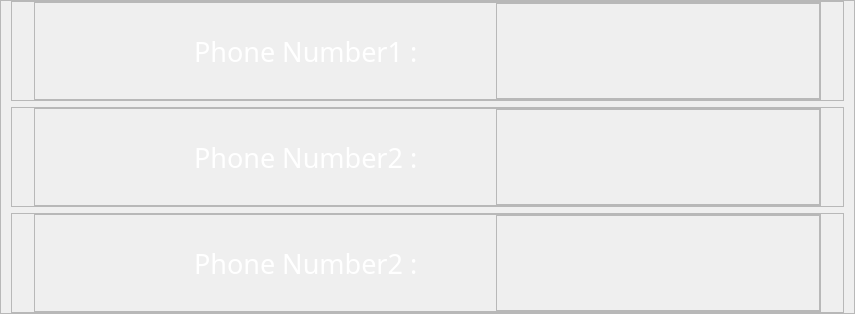
              <widget class="QFrame" name="frame_23">
               <property name="sizePolicy">
                <sizepolicy hsizetype="Expanding" vsizetype="Expanding">
                 <horstretch>11</horstretch>
                 <verstretch>6</verstretch>
                </sizepolicy>
               </property>
               <property name="minimumSize">
                <size>
                 <width>855</width>
                 <height>256</height>
                </size>
               </property>
               <property name="frameShape">
                <enum>QFrame::StyledPanel</enum>
               </property>
               <property name="frameShadow">
                <enum>QFrame::Raised</enum>
               </property>
               <layout class="QVBoxLayout" name="verticalLayout_8">
                <property name="leftMargin">
                 <number>10</number>
                </property>
                <property name="topMargin">
                 <number>0</number>
                </property>
                <property name="rightMargin">
                 <number>10</number>
                </property>
                <property name="bottomMargin">
                 <number>0</number>
                </property>
                <item>
                 <widget class="QFrame" name="frame_28">
                  <property name="sizePolicy">
                   <sizepolicy hsizetype="Expanding" vsizetype="Expanding">
                    <horstretch>1</horstretch>
                    <verstretch>1</verstretch>
                   </sizepolicy>
                  </property>
                  <property name="minimumSize">
                   <size>
                    <width>833</width>
                    <height>82</height>
                   </size>
                  </property>
                  <property name="maximumSize">
                   <size>
                    <width>16777215</width>
                    <height>100</height>
                   </size>
                  </property>
                  <property name="styleSheet">
                   <string notr="true">#frame_28{
	
	border-image: url(:/images/phptps/frame 1-01.svg);

}</string>
                  </property>
                  <property name="frameShape">
                   <enum>QFrame::StyledPanel</enum>
                  </property>
                  <property name="frameShadow">
                   <enum>QFrame::Raised</enum>
                  </property>
                  <layout class="QHBoxLayout" name="horizontalLayout_27">
                   <property name="leftMargin">
                    <number>22</number>
                   </property>
                   <property name="topMargin">
                    <number>0</number>
                   </property>
                   <property name="rightMargin">
                    <number>22</number>
                   </property>
                   <property name="bottomMargin">
                    <number>0</number>
                   </property>
                   <item>
                    <widget class="QFrame" name="frame_66">
                     <property name="sizePolicy">
                      <sizepolicy hsizetype="Expanding" vsizetype="Expanding">
                       <horstretch>1</horstretch>
                       <verstretch>1</verstretch>
                      </sizepolicy>
                     </property>
                     <property name="minimumSize">
                      <size>
                       <width>195</width>
                       <height>64</height>
                      </size>
                     </property>
                     <property name="maximumSize">
                      <size>
                       <width>16777215</width>
                       <height>120</height>
                      </size>
                     </property>
                     <property name="styleSheet">
                      <string notr="true">#frame_59{
	border:none;
	background-color: none;

}</string>
                     </property>
                     <property name="frameShape">
                      <enum>QFrame::StyledPanel</enum>
                     </property>
                     <property name="frameShadow">
                      <enum>QFrame::Raised</enum>
                     </property>
                     <layout class="QHBoxLayout" name="horizontalLayout_28">
                      <property name="leftMargin">
                       <number>0</number>
                      </property>
                      <property name="topMargin">
                       <number>0</number>
                      </property>
                      <property name="rightMargin">
                       <number>0</number>
                      </property>
                      <property name="bottomMargin">
                       <number>0</number>
                      </property>
                      <item>
                       <widget class="QLabel" name="temp_image_down_27">
                        <property name="sizePolicy">
                         <sizepolicy hsizetype="Expanding" vsizetype="Expanding">
                          <horstretch>2</horstretch>
                          <verstretch>2</verstretch>
                         </sizepolicy>
                        </property>
                        <property name="minimumSize">
                         <size>
                          <width>90</width>
                          <height>78</height>
                         </size>
                        </property>
                        <property name="styleSheet">
                         <string notr="true">
image: url(:/images/phptps/iconsetting-10.svg);
margin:13</string>
                        </property>
                        <property name="text">
                         <string/>
                        </property>
                       </widget>
                      </item>
                      <item alignment="Qt::AlignHCenter">
                       <widget class="QLabel" name="curent_temp_label_25">
                        <property name="sizePolicy">
                         <sizepolicy hsizetype="Expanding" vsizetype="Expanding">
                          <horstretch>8</horstretch>
                          <verstretch>8</verstretch>
                         </sizepolicy>
                        </property>
                        <property name="minimumSize">
                         <size>
                          <width>233</width>
                          <height>80</height>
                         </size>
                        </property>
                        <property name="font">
                         <font>
                          <family>Bahnschrift SemiLight SemiConde</family>
                          <pointsize>20</pointsize>
                          <weight>50</weight>
                          <italic>false</italic>
                          <bold>false</bold>
                          <underline>false</underline>
                          <strikeout>false</strikeout>
                          <kerning>false</kerning>
                         </font>
                        </property>
                        <property name="styleSheet">
                         <string notr="true">
	
		color: white;
	
</string>
                        </property>
                        <property name="text">
                         <string>Phone Number1 :</string>
                        </property>
                       </widget>
                      </item>
                      <item>
                       <widget class="QFrame" name="frame_29">
                        <property name="sizePolicy">
                         <sizepolicy hsizetype="Expanding" vsizetype="Expanding">
                          <horstretch>0</horstretch>
                          <verstretch>0</verstretch>
                         </sizepolicy>
                        </property>
                        <property name="minimumSize">
                         <size>
                          <width>148</width>
                          <height>0</height>
                         </size>
                        </property>
                        <property name="inputMethodHints">
                         <set>Qt::ImhFormattedNumbersOnly</set>
                        </property>
                        <property name="frameShape">
                         <enum>QFrame::StyledPanel</enum>
                        </property>
                        <property name="frameShadow">
                         <enum>QFrame::Raised</enum>
                        </property>
                        <layout class="QHBoxLayout" name="horizontalLayout_30">
                         <property name="topMargin">
                          <number>20</number>
                         </property>
                         <property name="rightMargin">
                          <number>21</number>
                         </property>
                         <item>
                          <widget class="QTextEdit" name="textEdit_10">
                           <property name="minimumSize">
                            <size>
                             <width>292</width>
                             <height>0</height>
                            </size>
                           </property>
                           <property name="font">
                            <font>
                             <pointsize>21</pointsize>
                            </font>
                           </property>
                           <property name="styleSheet">
                            <string notr="true">background-color: transparent;
border:none;
color: rgb(255, 255, 255);</string>
                           </property>
                           <property name="verticalScrollBarPolicy">
                            <enum>Qt::ScrollBarAlwaysOff</enum>
                           </property>
                           <property name="horizontalScrollBarPolicy">
                            <enum>Qt::ScrollBarAlwaysOff</enum>
                           </property>
                           <property name="tabChangesFocus">
                            <bool>false</bool>
                           </property>
                           <property name="lineWrapMode">
                            <enum>QTextEdit::NoWrap</enum>
                           </property>
                           <property name="lineWrapColumnOrWidth">
                            <number>2</number>
                           </property>
                           <property name="acceptRichText">
                            <bool>true</bool>
                           </property>
                           <property name="cursorWidth">
                            <number>2</number>
                           </property>
                          </widget>
                         </item>
                        </layout>
                       </widget>
                      </item>
                     </layout>
                    </widget>
                   </item>
                  </layout>
                 </widget>
                </item>
                <item>
                 <widget class="QFrame" name="frame_30">
                  <property name="sizePolicy">
                   <sizepolicy hsizetype="Expanding" vsizetype="Expanding">
                    <horstretch>1</horstretch>
                    <verstretch>1</verstretch>
                   </sizepolicy>
                  </property>
                  <property name="minimumSize">
                   <size>
                    <width>833</width>
                    <height>82</height>
                   </size>
                  </property>
                  <property name="maximumSize">
                   <size>
                    <width>16777215</width>
                    <height>100</height>
                   </size>
                  </property>
                  <property name="styleSheet">
                   <string notr="true">#frame_30{
	
	border-image: url(:/images/phptps/frame 1-01.svg);

}</string>
                  </property>
                  <property name="frameShape">
                   <enum>QFrame::StyledPanel</enum>
                  </property>
                  <property name="frameShadow">
                   <enum>QFrame::Raised</enum>
                  </property>
                  <layout class="QHBoxLayout" name="horizontalLayout_32">
                   <property name="leftMargin">
                    <number>22</number>
                   </property>
                   <property name="topMargin">
                    <number>0</number>
                   </property>
                   <property name="rightMargin">
                    <number>22</number>
                   </property>
                   <property name="bottomMargin">
                    <number>0</number>
                   </property>
                   <item>
                    <widget class="QFrame" name="frame_67">
                     <property name="sizePolicy">
                      <sizepolicy hsizetype="Expanding" vsizetype="Expanding">
                       <horstretch>1</horstretch>
                       <verstretch>1</verstretch>
                      </sizepolicy>
                     </property>
                     <property name="minimumSize">
                      <size>
                       <width>195</width>
                       <height>64</height>
                      </size>
                     </property>
                     <property name="maximumSize">
                      <size>
                       <width>16777215</width>
                       <height>120</height>
                      </size>
                     </property>
                     <property name="styleSheet">
                      <string notr="true">#frame_59{
	border:none;
	background-color: none;

}</string>
                     </property>
                     <property name="frameShape">
                      <enum>QFrame::StyledPanel</enum>
                     </property>
                     <property name="frameShadow">
                      <enum>QFrame::Raised</enum>
                     </property>
                     <layout class="QHBoxLayout" name="horizontalLayout_33">
                      <property name="leftMargin">
                       <number>0</number>
                      </property>
                      <property name="topMargin">
                       <number>0</number>
                      </property>
                      <property name="rightMargin">
                       <number>0</number>
                      </property>
                      <property name="bottomMargin">
                       <number>0</number>
                      </property>
                      <item>
                       <widget class="QLabel" name="temp_image_down_28">
                        <property name="sizePolicy">
                         <sizepolicy hsizetype="Expanding" vsizetype="Expanding">
                          <horstretch>2</horstretch>
                          <verstretch>2</verstretch>
                         </sizepolicy>
                        </property>
                        <property name="minimumSize">
                         <size>
                          <width>90</width>
                          <height>78</height>
                         </size>
                        </property>
                        <property name="styleSheet">
                         <string notr="true">
image: url(:/images/phptps/iconsetting-10.svg);
margin:13</string>
                        </property>
                        <property name="text">
                         <string/>
                        </property>
                       </widget>
                      </item>
                      <item alignment="Qt::AlignHCenter">
                       <widget class="QLabel" name="curent_temp_label_26">
                        <property name="sizePolicy">
                         <sizepolicy hsizetype="Expanding" vsizetype="Expanding">
                          <horstretch>8</horstretch>
                          <verstretch>8</verstretch>
                         </sizepolicy>
                        </property>
                        <property name="minimumSize">
                         <size>
                          <width>233</width>
                          <height>80</height>
                         </size>
                        </property>
                        <property name="font">
                         <font>
                          <family>Bahnschrift SemiLight SemiConde</family>
                          <pointsize>20</pointsize>
                          <weight>50</weight>
                          <italic>false</italic>
                          <bold>false</bold>
                          <underline>false</underline>
                          <strikeout>false</strikeout>
                          <kerning>false</kerning>
                         </font>
                        </property>
                        <property name="styleSheet">
                         <string notr="true">
	
		color: white;
	
</string>
                        </property>
                        <property name="text">
                         <string>Phone Number2 :</string>
                        </property>
                       </widget>
                      </item>
                      <item>
                       <widget class="QFrame" name="frame_31">
                        <property name="sizePolicy">
                         <sizepolicy hsizetype="Expanding" vsizetype="Expanding">
                          <horstretch>0</horstretch>
                          <verstretch>0</verstretch>
                         </sizepolicy>
                        </property>
                        <property name="minimumSize">
                         <size>
                          <width>148</width>
                          <height>0</height>
                         </size>
                        </property>
                        <property name="inputMethodHints">
                         <set>Qt::ImhFormattedNumbersOnly</set>
                        </property>
                        <property name="frameShape">
                         <enum>QFrame::StyledPanel</enum>
                        </property>
                        <property name="frameShadow">
                         <enum>QFrame::Raised</enum>
                        </property>
                        <layout class="QHBoxLayout" name="horizontalLayout_34">
                         <property name="topMargin">
                          <number>20</number>
                         </property>
                         <property name="rightMargin">
                          <number>21</number>
                         </property>
                         <item alignment="Qt::AlignHCenter|Qt::AlignVCenter">
                          <widget class="QTextEdit" name="textEdit_11">
                           <property name="minimumSize">
                            <size>
                             <width>292</width>
                             <height>0</height>
                            </size>
                           </property>
                           <property name="font">
                            <font>
                             <pointsize>21</pointsize>
                            </font>
                           </property>
                           <property name="styleSheet">
                            <string notr="true">background-color: transparent;
border:none;
color: rgb(255, 255, 255);</string>
                           </property>
                           <property name="verticalScrollBarPolicy">
                            <enum>Qt::ScrollBarAlwaysOff</enum>
                           </property>
                           <property name="horizontalScrollBarPolicy">
                            <enum>Qt::ScrollBarAlwaysOff</enum>
                           </property>
                           <property name="tabChangesFocus">
                            <bool>false</bool>
                           </property>
                           <property name="lineWrapMode">
                            <enum>QTextEdit::NoWrap</enum>
                           </property>
                           <property name="lineWrapColumnOrWidth">
                            <number>2</number>
                           </property>
                           <property name="acceptRichText">
                            <bool>true</bool>
                           </property>
                           <property name="cursorWidth">
                            <number>2</number>
                           </property>
                          </widget>
                         </item>
                        </layout>
                       </widget>
                      </item>
                     </layout>
                    </widget>
                   </item>
                  </layout>
                 </widget>
                </item>
                <item>
                 <widget class="QFrame" name="frame_32">
                  <property name="sizePolicy">
                   <sizepolicy hsizetype="Expanding" vsizetype="Expanding">
                    <horstretch>1</horstretch>
                    <verstretch>1</verstretch>
                   </sizepolicy>
                  </property>
                  <property name="minimumSize">
                   <size>
                    <width>833</width>
                    <height>82</height>
                   </size>
                  </property>
                  <property name="maximumSize">
                   <size>
                    <width>16777215</width>
                    <height>100</height>
                   </size>
                  </property>
                  <property name="styleSheet">
                   <string notr="true">#frame_32{
	
	border-image: url(:/images/phptps/frame 1-01.svg);

}</string>
                  </property>
                  <property name="frameShape">
                   <enum>QFrame::StyledPanel</enum>
                  </property>
                  <property name="frameShadow">
                   <enum>QFrame::Raised</enum>
                  </property>
                  <layout class="QHBoxLayout" name="horizontalLayout_35">
                   <property name="leftMargin">
                    <number>22</number>
                   </property>
                   <property name="topMargin">
                    <number>0</number>
                   </property>
                   <property name="rightMargin">
                    <number>22</number>
                   </property>
                   <property name="bottomMargin">
                    <number>0</number>
                   </property>
                   <item>
                    <widget class="QFrame" name="frame_68">
                     <property name="sizePolicy">
                      <sizepolicy hsizetype="Expanding" vsizetype="Expanding">
                       <horstretch>1</horstretch>
                       <verstretch>1</verstretch>
                      </sizepolicy>
                     </property>
                     <property name="minimumSize">
                      <size>
                       <width>195</width>
                       <height>64</height>
                      </size>
                     </property>
                     <property name="maximumSize">
                      <size>
                       <width>16777215</width>
                       <height>120</height>
                      </size>
                     </property>
                     <property name="styleSheet">
                      <string notr="true">#frame_59{
	border:none;
	background-color: none;

}</string>
                     </property>
                     <property name="frameShape">
                      <enum>QFrame::StyledPanel</enum>
                     </property>
                     <property name="frameShadow">
                      <enum>QFrame::Raised</enum>
                     </property>
                     <layout class="QHBoxLayout" name="horizontalLayout_36">
                      <property name="leftMargin">
                       <number>0</number>
                      </property>
                      <property name="topMargin">
                       <number>0</number>
                      </property>
                      <property name="rightMargin">
                       <number>0</number>
                      </property>
                      <property name="bottomMargin">
                       <number>0</number>
                      </property>
                      <item>
                       <widget class="QLabel" name="temp_image_down_29">
                        <property name="sizePolicy">
                         <sizepolicy hsizetype="Expanding" vsizetype="Expanding">
                          <horstretch>2</horstretch>
                          <verstretch>2</verstretch>
                         </sizepolicy>
                        </property>
                        <property name="minimumSize">
                         <size>
                          <width>90</width>
                          <height>78</height>
                         </size>
                        </property>
                        <property name="styleSheet">
                         <string notr="true">
image: url(:/images/phptps/iconsetting-10.svg);
margin:13</string>
                        </property>
                        <property name="text">
                         <string/>
                        </property>
                       </widget>
                      </item>
                      <item alignment="Qt::AlignHCenter">
                       <widget class="QLabel" name="curent_temp_label_27">
                        <property name="sizePolicy">
                         <sizepolicy hsizetype="Expanding" vsizetype="Expanding">
                          <horstretch>8</horstretch>
                          <verstretch>8</verstretch>
                         </sizepolicy>
                        </property>
                        <property name="minimumSize">
                         <size>
                          <width>233</width>
                          <height>80</height>
                         </size>
                        </property>
                        <property name="font">
                         <font>
                          <family>Bahnschrift SemiLight SemiConde</family>
                          <pointsize>20</pointsize>
                          <weight>50</weight>
                          <italic>false</italic>
                          <bold>false</bold>
                          <underline>false</underline>
                          <strikeout>false</strikeout>
                          <kerning>false</kerning>
                         </font>
                        </property>
                        <property name="styleSheet">
                         <string notr="true">
	
		color: white;
	
</string>
                        </property>
                        <property name="text">
                         <string>Phone Number2 :</string>
                        </property>
                       </widget>
                      </item>
                      <item>
                       <widget class="QFrame" name="frame_33">
                        <property name="sizePolicy">
                         <sizepolicy hsizetype="Expanding" vsizetype="Expanding">
                          <horstretch>0</horstretch>
                          <verstretch>0</verstretch>
                         </sizepolicy>
                        </property>
                        <property name="minimumSize">
                         <size>
                          <width>148</width>
                          <height>0</height>
                         </size>
                        </property>
                        <property name="inputMethodHints">
                         <set>Qt::ImhFormattedNumbersOnly</set>
                        </property>
                        <property name="frameShape">
                         <enum>QFrame::StyledPanel</enum>
                        </property>
                        <property name="frameShadow">
                         <enum>QFrame::Raised</enum>
                        </property>
                        <layout class="QHBoxLayout" name="horizontalLayout_37">
                         <property name="topMargin">
                          <number>20</number>
                         </property>
                         <property name="rightMargin">
                          <number>21</number>
                         </property>
                         <item alignment="Qt::AlignVCenter">
                          <widget class="QTextEdit" name="textEdit_12">
                           <property name="minimumSize">
                            <size>
                             <width>292</width>
                             <height>0</height>
                            </size>
                           </property>
                           <property name="font">
                            <font>
                             <pointsize>21</pointsize>
                            </font>
                           </property>
                           <property name="styleSheet">
                            <string notr="true">background-color: transparent;
border:none;
color: rgb(255, 255, 255);</string>
                           </property>
                           <property name="verticalScrollBarPolicy">
                            <enum>Qt::ScrollBarAlwaysOff</enum>
                           </property>
                           <property name="horizontalScrollBarPolicy">
                            <enum>Qt::ScrollBarAlwaysOff</enum>
                           </property>
                           <property name="tabChangesFocus">
                            <bool>false</bool>
                           </property>
                           <property name="lineWrapMode">
                            <enum>QTextEdit::NoWrap</enum>
                           </property>
                           <property name="lineWrapColumnOrWidth">
                            <number>2</number>
                           </property>
                           <property name="acceptRichText">
                            <bool>true</bool>
                           </property>
                           <property name="cursorWidth">
                            <number>2</number>
                           </property>
                          </widget>
                         </item>
                        </layout>
                       </widget>
                      </item>
                     </layout>
                    </widget>
                   </item>
                  </layout>
                 </widget>
                </item>
               </layout>
              </widget>
